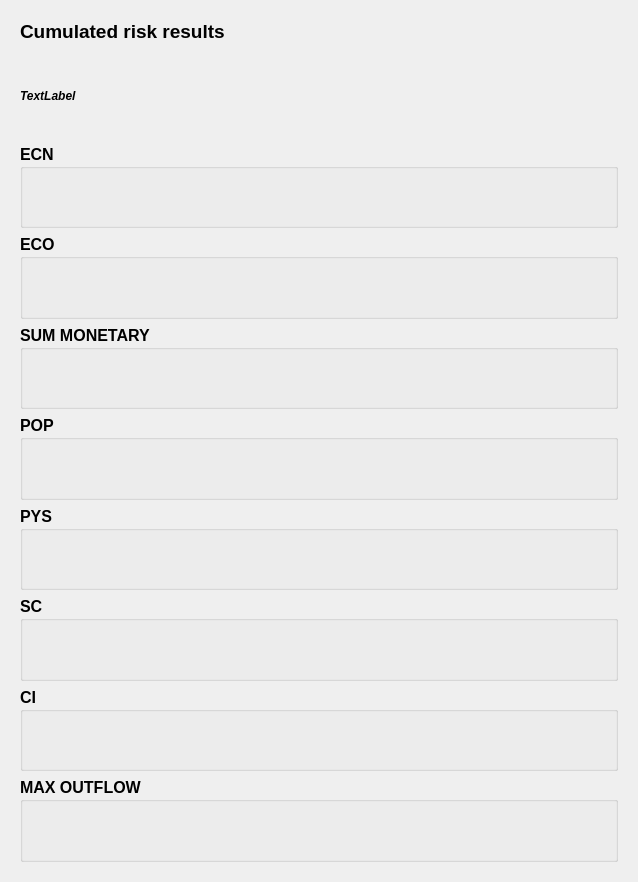
<?xml version="1.0" encoding="UTF-8"?>
<ui version="4.0">
 <class>RiskGui_Result_Cumulated_Wid</class>
 <widget class="QWidget" name="RiskGui_Result_Cumulated_Wid">
  <property name="geometry">
   <rect>
    <x>0</x>
    <y>0</y>
    <width>638</width>
    <height>882</height>
   </rect>
  </property>
  <property name="windowTitle">
   <string>Risk results</string>
  </property>
  <layout class="QVBoxLayout" name="verticalLayout_4">
   <item>
    <widget class="QScrollArea" name="scrollArea">
     <property name="frameShape">
      <enum>QFrame::NoFrame</enum>
     </property>
     <property name="frameShadow">
      <enum>QFrame::Plain</enum>
     </property>
     <property name="widgetResizable">
      <bool>true</bool>
     </property>
     <widget class="QWidget" name="scrollAreaWidgetContents">
      <property name="geometry">
       <rect>
        <x>0</x>
        <y>0</y>
        <width>616</width>
        <height>860</height>
       </rect>
      </property>
      <layout class="QVBoxLayout" name="verticalLayout">
       <item>
        <layout class="QHBoxLayout" name="horizontalLayout_2">
         <property name="bottomMargin">
          <number>4</number>
         </property>
         <item>
          <widget class="QLabel" name="head_label">
           <property name="sizePolicy">
            <sizepolicy hsizetype="Preferred" vsizetype="Fixed">
             <horstretch>0</horstretch>
             <verstretch>0</verstretch>
            </sizepolicy>
           </property>
           <property name="font">
            <font>
             <family>Arial</family>
             <pointsize>14</pointsize>
             <weight>75</weight>
             <bold>true</bold>
            </font>
           </property>
           <property name="text">
            <string>Cumulated risk results </string>
           </property>
          </widget>
         </item>
        </layout>
       </item>
       <item>
        <widget class="QLabel" name="label_id">
         <property name="font">
          <font>
           <family>Arial</family>
           <pointsize>9</pointsize>
           <weight>75</weight>
           <italic>true</italic>
           <bold>true</bold>
          </font>
         </property>
         <property name="text">
          <string>TextLabel</string>
         </property>
        </widget>
       </item>
       <item>
        <widget class="QGroupBox" name="groupBox_ecn">
         <property name="minimumSize">
          <size>
           <width>0</width>
           <height>0</height>
          </size>
         </property>
         <property name="maximumSize">
          <size>
           <width>16777215</width>
           <height>16777215</height>
          </size>
         </property>
         <property name="font">
          <font>
           <family>Arial</family>
           <pointsize>12</pointsize>
           <weight>75</weight>
           <bold>true</bold>
          </font>
         </property>
         <property name="toolTip">
          <string/>
         </property>
         <property name="title">
          <string>ECN</string>
         </property>
         <property name="flat">
          <bool>false</bool>
         </property>
         <layout class="QVBoxLayout" name="verticalLayout_2">
          <property name="spacing">
           <number>2</number>
          </property>
          <property name="leftMargin">
           <number>10</number>
          </property>
          <property name="topMargin">
           <number>0</number>
          </property>
          <item>
           <widget class="Sys_Plot_Frame" name="widget_immob" native="true">
            <property name="font">
             <font>
              <family>MS Shell Dlg 2</family>
              <pointsize>10</pointsize>
             </font>
            </property>
           </widget>
          </item>
          <item>
           <widget class="Sys_Plot_Frame" name="widget_mob" native="true">
            <property name="font">
             <font>
              <family>MS Shell Dlg 2</family>
              <pointsize>10</pointsize>
             </font>
            </property>
           </widget>
          </item>
          <item>
           <widget class="Sys_Plot_Frame" name="widget_ecn_total" native="true">
            <property name="font">
             <font>
              <family>MS Shell Dlg 2</family>
              <pointsize>10</pointsize>
             </font>
            </property>
           </widget>
          </item>
         </layout>
        </widget>
       </item>
       <item>
        <widget class="QGroupBox" name="groupBox_eco">
         <property name="minimumSize">
          <size>
           <width>0</width>
           <height>0</height>
          </size>
         </property>
         <property name="maximumSize">
          <size>
           <width>16777215</width>
           <height>16777215</height>
          </size>
         </property>
         <property name="font">
          <font>
           <family>Arial</family>
           <pointsize>12</pointsize>
           <weight>75</weight>
           <bold>true</bold>
          </font>
         </property>
         <property name="toolTip">
          <string/>
         </property>
         <property name="title">
          <string>ECO</string>
         </property>
         <layout class="QVBoxLayout" name="verticalLayout_3">
          <item>
           <widget class="Sys_Plot_Frame" name="widget_btype" native="true">
            <property name="font">
             <font>
              <family>MS Shell Dlg 2</family>
              <pointsize>10</pointsize>
             </font>
            </property>
           </widget>
          </item>
          <item>
           <widget class="Sys_Plot_Frame" name="widget_soil" native="true">
            <property name="font">
             <font>
              <family>MS Shell Dlg 2</family>
              <pointsize>10</pointsize>
             </font>
            </property>
           </widget>
          </item>
          <item>
           <widget class="Sys_Plot_Frame" name="widget_eco_total" native="true">
            <property name="font">
             <font>
              <family>MS Shell Dlg 2</family>
              <pointsize>10</pointsize>
             </font>
            </property>
           </widget>
          </item>
         </layout>
        </widget>
       </item>
       <item>
        <widget class="QGroupBox" name="groupBox_monetary">
         <property name="minimumSize">
          <size>
           <width>0</width>
           <height>0</height>
          </size>
         </property>
         <property name="maximumSize">
          <size>
           <width>16777215</width>
           <height>16777215</height>
          </size>
         </property>
         <property name="font">
          <font>
           <family>Arial</family>
           <pointsize>12</pointsize>
           <weight>75</weight>
           <bold>true</bold>
          </font>
         </property>
         <property name="title">
          <string>SUM MONETARY</string>
         </property>
         <layout class="QVBoxLayout" name="verticalLayout_5">
          <item>
           <widget class="Sys_Plot_Frame" name="widget_monetary_total" native="true">
            <property name="font">
             <font>
              <family>MS Shell Dlg 2</family>
              <pointsize>10</pointsize>
             </font>
            </property>
           </widget>
          </item>
         </layout>
        </widget>
       </item>
       <item>
        <widget class="QGroupBox" name="groupBox_pop">
         <property name="minimumSize">
          <size>
           <width>0</width>
           <height>0</height>
          </size>
         </property>
         <property name="maximumSize">
          <size>
           <width>16777215</width>
           <height>16777215</height>
          </size>
         </property>
         <property name="font">
          <font>
           <family>Arial</family>
           <pointsize>12</pointsize>
           <weight>75</weight>
           <bold>true</bold>
          </font>
         </property>
         <property name="title">
          <string>POP</string>
         </property>
         <layout class="QVBoxLayout" name="verticalLayout_6">
          <item>
           <widget class="Sys_Plot_Frame" name="widget_affected_pop" native="true">
            <property name="font">
             <font>
              <family>MS Shell Dlg 2</family>
              <pointsize>10</pointsize>
             </font>
            </property>
           </widget>
          </item>
          <item>
           <widget class="Sys_Plot_Frame" name="widget_endangered_pop" native="true">
            <property name="font">
             <font>
              <family>MS Shell Dlg 2</family>
              <pointsize>10</pointsize>
             </font>
            </property>
           </widget>
          </item>
         </layout>
        </widget>
       </item>
       <item>
        <widget class="QGroupBox" name="groupBox_pys">
         <property name="minimumSize">
          <size>
           <width>0</width>
           <height>0</height>
          </size>
         </property>
         <property name="maximumSize">
          <size>
           <width>16777215</width>
           <height>16777215</height>
          </size>
         </property>
         <property name="font">
          <font>
           <family>Arial</family>
           <pointsize>12</pointsize>
           <weight>75</weight>
           <bold>true</bold>
          </font>
         </property>
         <property name="title">
          <string>PYS</string>
         </property>
         <layout class="QVBoxLayout" name="verticalLayout_7">
          <item>
           <widget class="Sys_Plot_Frame" name="widget_pys_crit" native="true">
            <property name="font">
             <font>
              <family>MS Shell Dlg 2</family>
              <pointsize>10</pointsize>
             </font>
            </property>
           </widget>
          </item>
          <item>
           <widget class="Sys_Plot_Frame" name="widget_pys_crit_dens" native="true">
            <property name="font">
             <font>
              <family>MS Shell Dlg 2</family>
              <pointsize>10</pointsize>
             </font>
            </property>
           </widget>
          </item>
         </layout>
        </widget>
       </item>
       <item>
        <widget class="QGroupBox" name="groupBox_sc">
         <property name="font">
          <font>
           <family>Arial</family>
           <pointsize>12</pointsize>
           <weight>75</weight>
           <bold>true</bold>
          </font>
         </property>
         <property name="title">
          <string>SC</string>
         </property>
         <property name="flat">
          <bool>false</bool>
         </property>
         <layout class="QVBoxLayout" name="verticalLayout_9">
          <item>
           <widget class="Sys_Plot_Frame" name="widget_sc" native="true">
            <property name="font">
             <font>
              <family>MS Shell Dlg 2</family>
              <pointsize>10</pointsize>
             </font>
            </property>
           </widget>
          </item>
         </layout>
        </widget>
       </item>
       <item>
        <widget class="QGroupBox" name="groupBox_ci">
         <property name="font">
          <font>
           <family>Arial</family>
           <pointsize>12</pointsize>
           <weight>75</weight>
           <bold>true</bold>
          </font>
         </property>
         <property name="title">
          <string>CI</string>
         </property>
         <layout class="QVBoxLayout" name="verticalLayout_10">
          <item>
           <widget class="Sys_Plot_Frame" name="widget_ci" native="true">
            <property name="font">
             <font>
              <family>MS Shell Dlg 2</family>
              <pointsize>10</pointsize>
             </font>
            </property>
           </widget>
          </item>
         </layout>
        </widget>
       </item>
       <item>
        <widget class="QGroupBox" name="groupBox_outflow">
         <property name="minimumSize">
          <size>
           <width>0</width>
           <height>0</height>
          </size>
         </property>
         <property name="maximumSize">
          <size>
           <width>16777215</width>
           <height>16777215</height>
          </size>
         </property>
         <property name="font">
          <font>
           <family>Arial</family>
           <pointsize>12</pointsize>
           <weight>75</weight>
           <bold>true</bold>
          </font>
         </property>
         <property name="title">
          <string>MAX OUTFLOW</string>
         </property>
         <layout class="QVBoxLayout" name="verticalLayout_8">
          <item>
           <widget class="Sys_Plot_Frame" name="widget_outflow" native="true">
            <property name="font">
             <font>
              <family>MS Shell Dlg 2</family>
              <pointsize>10</pointsize>
             </font>
            </property>
           </widget>
          </item>
         </layout>
        </widget>
       </item>
      </layout>
     </widget>
    </widget>
   </item>
  </layout>
 </widget>
 <customwidgets>
  <customwidget>
   <class>Sys_Plot_Frame</class>
   <extends>QWidget</extends>
   <header location="global">Sys_Plot_Frame.h</header>
   <container>1</container>
  </customwidget>
 </customwidgets>
 <resources/>
 <connections/>
</ui>
